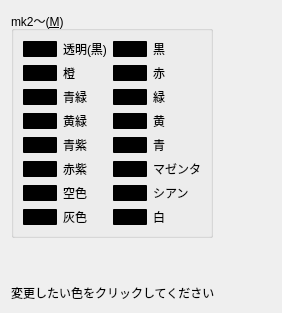
     <widget class="QWidget" name="tabColor2">
      <attribute name="title">
       <string>色(&amp;2)</string>
      </attribute>
      <layout class="QGridLayout" name="gridLayout_11">
       <item row="2" column="0" colspan="4">
        <widget class="QLabel" name="label_80">
         <property name="text">
          <string>変更したい色をクリックしてください</string>
         </property>
        </widget>
       </item>
       <item row="0" column="3">
        <spacer name="horizontalSpacer_6">
         <property name="orientation">
          <enum>Qt::Horizontal</enum>
         </property>
         <property name="sizeHint" stdset="0">
          <size>
           <width>40</width>
           <height>20</height>
          </size>
         </property>
        </spacer>
       </item>
       <item row="0" column="0">
        <widget class="QGroupBox" name="groupBox_2">
         <property name="title">
          <string>mk2〜(&amp;M)</string>
         </property>
         <layout class="QGridLayout" name="gridLayout_14">
          <item row="0" column="0">
           <widget class="ColorButton" name="pushButtonColor65">
            <property name="sizePolicy">
             <sizepolicy hsizetype="Fixed" vsizetype="Fixed">
              <horstretch>0</horstretch>
              <verstretch>0</verstretch>
             </sizepolicy>
            </property>
            <property name="styleSheet">
             <string notr="true">background-color: rgb(0,0,0);
border-style:solid;
border-color: rgb(0, 0, 0);
border-width: 1px;
border-radius: 1;</string>
            </property>
            <property name="text">
             <string/>
            </property>
            <property name="flat">
             <bool>true</bool>
            </property>
           </widget>
          </item>
          <item row="2" column="0">
           <widget class="ColorButton" name="pushButtonColor66">
            <property name="sizePolicy">
             <sizepolicy hsizetype="Fixed" vsizetype="Fixed">
              <horstretch>0</horstretch>
              <verstretch>0</verstretch>
             </sizepolicy>
            </property>
            <property name="styleSheet">
             <string notr="true">background-color: rgb(0,0,0);
border-style:solid;
border-color: rgb(0, 0, 0);
border-width: 1px;
border-radius: 1;</string>
            </property>
            <property name="text">
             <string/>
            </property>
            <property name="flat">
             <bool>true</bool>
            </property>
           </widget>
          </item>
          <item row="3" column="0">
           <widget class="ColorButton" name="pushButtonColor67">
            <property name="sizePolicy">
             <sizepolicy hsizetype="Fixed" vsizetype="Fixed">
              <horstretch>0</horstretch>
              <verstretch>0</verstretch>
             </sizepolicy>
            </property>
            <property name="styleSheet">
             <string notr="true">background-color: rgb(0,0,0);
border-style:solid;
border-color: rgb(0, 0, 0);
border-width: 1px;
border-radius: 1;</string>
            </property>
            <property name="text">
             <string/>
            </property>
            <property name="flat">
             <bool>true</bool>
            </property>
           </widget>
          </item>
          <item row="4" column="0">
           <widget class="ColorButton" name="pushButtonColor68">
            <property name="sizePolicy">
             <sizepolicy hsizetype="Fixed" vsizetype="Fixed">
              <horstretch>0</horstretch>
              <verstretch>0</verstretch>
             </sizepolicy>
            </property>
            <property name="styleSheet">
             <string notr="true">background-color: rgb(0,0,0);
border-style:solid;
border-color: rgb(0, 0, 0);
border-width: 1px;
border-radius: 1;</string>
            </property>
            <property name="text">
             <string/>
            </property>
            <property name="flat">
             <bool>true</bool>
            </property>
           </widget>
          </item>
          <item row="5" column="0">
           <widget class="ColorButton" name="pushButtonColor69">
            <property name="sizePolicy">
             <sizepolicy hsizetype="Fixed" vsizetype="Fixed">
              <horstretch>0</horstretch>
              <verstretch>0</verstretch>
             </sizepolicy>
            </property>
            <property name="styleSheet">
             <string notr="true">background-color: rgb(0,0,0);
border-style:solid;
border-color: rgb(0, 0, 0);
border-width: 1px;
border-radius: 1;</string>
            </property>
            <property name="text">
             <string/>
            </property>
            <property name="flat">
             <bool>true</bool>
            </property>
           </widget>
          </item>
          <item row="6" column="0">
           <widget class="ColorButton" name="pushButtonColor70">
            <property name="sizePolicy">
             <sizepolicy hsizetype="Fixed" vsizetype="Fixed">
              <horstretch>0</horstretch>
              <verstretch>0</verstretch>
             </sizepolicy>
            </property>
            <property name="styleSheet">
             <string notr="true">background-color: rgb(0,0,0);
border-style:solid;
border-color: rgb(0, 0, 0);
border-width: 1px;
border-radius: 1;</string>
            </property>
            <property name="text">
             <string/>
            </property>
            <property name="flat">
             <bool>true</bool>
            </property>
           </widget>
          </item>
          <item row="7" column="0">
           <widget class="ColorButton" name="pushButtonColor71">
            <property name="sizePolicy">
             <sizepolicy hsizetype="Fixed" vsizetype="Fixed">
              <horstretch>0</horstretch>
              <verstretch>0</verstretch>
             </sizepolicy>
            </property>
            <property name="styleSheet">
             <string notr="true">background-color: rgb(0,0,0);
border-style:solid;
border-color: rgb(0, 0, 0);
border-width: 1px;
border-radius: 1;</string>
            </property>
            <property name="text">
             <string/>
            </property>
            <property name="flat">
             <bool>true</bool>
            </property>
           </widget>
          </item>
          <item row="9" column="0">
           <widget class="ColorButton" name="pushButtonColor72">
            <property name="sizePolicy">
             <sizepolicy hsizetype="Fixed" vsizetype="Fixed">
              <horstretch>0</horstretch>
              <verstretch>0</verstretch>
             </sizepolicy>
            </property>
            <property name="styleSheet">
             <string notr="true">background-color: rgb(0,0,0);
border-style:solid;
border-color: rgb(0, 0, 0);
border-width: 1px;
border-radius: 1;</string>
            </property>
            <property name="text">
             <string/>
            </property>
            <property name="flat">
             <bool>true</bool>
            </property>
           </widget>
          </item>
          <item row="0" column="1">
           <widget class="QLabel" name="label_81">
            <property name="text">
             <string>透明(黒)</string>
            </property>
           </widget>
          </item>
          <item row="2" column="1">
           <widget class="QLabel" name="label_82">
            <property name="text">
             <string>橙</string>
            </property>
           </widget>
          </item>
          <item row="3" column="1">
           <widget class="QLabel" name="label_83">
            <property name="text">
             <string>青緑</string>
            </property>
           </widget>
          </item>
          <item row="4" column="1">
           <widget class="QLabel" name="label_84">
            <property name="text">
             <string>黄緑</string>
            </property>
           </widget>
          </item>
          <item row="9" column="1">
           <widget class="QLabel" name="label_87">
            <property name="text">
             <string>灰色</string>
            </property>
           </widget>
          </item>
          <item row="7" column="1">
           <widget class="QLabel" name="label_86">
            <property name="text">
             <string>空色</string>
            </property>
           </widget>
          </item>
          <item row="6" column="1">
           <widget class="QLabel" name="label_85">
            <property name="text">
             <string>赤紫</string>
            </property>
           </widget>
          </item>
          <item row="5" column="1">
           <widget class="QLabel" name="label_88">
            <property name="text">
             <string>青紫</string>
            </property>
           </widget>
          </item>
          <item row="0" column="2">
           <widget class="ColorButton" name="pushButtonColor73">
            <property name="sizePolicy">
             <sizepolicy hsizetype="Fixed" vsizetype="Fixed">
              <horstretch>0</horstretch>
              <verstretch>0</verstretch>
             </sizepolicy>
            </property>
            <property name="styleSheet">
             <string notr="true">background-color: rgb(0,0,0);
border-style:solid;
border-color: rgb(0, 0, 0);
border-width: 1px;
border-radius: 1;</string>
            </property>
            <property name="text">
             <string/>
            </property>
            <property name="flat">
             <bool>true</bool>
            </property>
           </widget>
          </item>
          <item row="2" column="2">
           <widget class="ColorButton" name="pushButtonColor74">
            <property name="sizePolicy">
             <sizepolicy hsizetype="Fixed" vsizetype="Fixed">
              <horstretch>0</horstretch>
              <verstretch>0</verstretch>
             </sizepolicy>
            </property>
            <property name="styleSheet">
             <string notr="true">background-color: rgb(0,0,0);
border-style:solid;
border-color: rgb(0, 0, 0);
border-width: 1px;
border-radius: 1;</string>
            </property>
            <property name="text">
             <string/>
            </property>
            <property name="flat">
             <bool>true</bool>
            </property>
           </widget>
          </item>
          <item row="3" column="2">
           <widget class="ColorButton" name="pushButtonColor75">
            <property name="sizePolicy">
             <sizepolicy hsizetype="Fixed" vsizetype="Fixed">
              <horstretch>0</horstretch>
              <verstretch>0</verstretch>
             </sizepolicy>
            </property>
            <property name="styleSheet">
             <string notr="true">background-color: rgb(0,0,0);
border-style:solid;
border-color: rgb(0, 0, 0);
border-width: 1px;
border-radius: 1;</string>
            </property>
            <property name="text">
             <string/>
            </property>
            <property name="flat">
             <bool>true</bool>
            </property>
           </widget>
          </item>
          <item row="4" column="2">
           <widget class="ColorButton" name="pushButtonColor76">
            <property name="sizePolicy">
             <sizepolicy hsizetype="Fixed" vsizetype="Fixed">
              <horstretch>0</horstretch>
              <verstretch>0</verstretch>
             </sizepolicy>
            </property>
            <property name="styleSheet">
             <string notr="true">background-color: rgb(0,0,0);
border-style:solid;
border-color: rgb(0, 0, 0);
border-width: 1px;
border-radius: 1;</string>
            </property>
            <property name="text">
             <string/>
            </property>
            <property name="flat">
             <bool>true</bool>
            </property>
           </widget>
          </item>
          <item row="5" column="2">
           <widget class="ColorButton" name="pushButtonColor77">
            <property name="sizePolicy">
             <sizepolicy hsizetype="Fixed" vsizetype="Fixed">
              <horstretch>0</horstretch>
              <verstretch>0</verstretch>
             </sizepolicy>
            </property>
            <property name="styleSheet">
             <string notr="true">background-color: rgb(0,0,0);
border-style:solid;
border-color: rgb(0, 0, 0);
border-width: 1px;
border-radius: 1;</string>
            </property>
            <property name="text">
             <string/>
            </property>
            <property name="flat">
             <bool>true</bool>
            </property>
           </widget>
          </item>
          <item row="6" column="2">
           <widget class="ColorButton" name="pushButtonColor78">
            <property name="sizePolicy">
             <sizepolicy hsizetype="Fixed" vsizetype="Fixed">
              <horstretch>0</horstretch>
              <verstretch>0</verstretch>
             </sizepolicy>
            </property>
            <property name="styleSheet">
             <string notr="true">background-color: rgb(0,0,0);
border-style:solid;
border-color: rgb(0, 0, 0);
border-width: 1px;
border-radius: 1;</string>
            </property>
            <property name="text">
             <string/>
            </property>
            <property name="flat">
             <bool>true</bool>
            </property>
           </widget>
          </item>
          <item row="7" column="2">
           <widget class="ColorButton" name="pushButtonColor79">
            <property name="sizePolicy">
             <sizepolicy hsizetype="Fixed" vsizetype="Fixed">
              <horstretch>0</horstretch>
              <verstretch>0</verstretch>
             </sizepolicy>
            </property>
            <property name="styleSheet">
             <string notr="true">background-color: rgb(0,0,0);
border-style:solid;
border-color: rgb(0, 0, 0);
border-width: 1px;
border-radius: 1;</string>
            </property>
            <property name="text">
             <string/>
            </property>
            <property name="flat">
             <bool>true</bool>
            </property>
           </widget>
          </item>
          <item row="9" column="2">
           <widget class="ColorButton" name="pushButtonColor80">
            <property name="sizePolicy">
             <sizepolicy hsizetype="Fixed" vsizetype="Fixed">
              <horstretch>0</horstretch>
              <verstretch>0</verstretch>
             </sizepolicy>
            </property>
            <property name="styleSheet">
             <string notr="true">background-color: rgb(0,0,0);
border-style:solid;
border-color: rgb(0, 0, 0);
border-width: 1px;
border-radius: 1;</string>
            </property>
            <property name="text">
             <string/>
            </property>
            <property name="flat">
             <bool>true</bool>
            </property>
           </widget>
          </item>
          <item row="0" column="3">
           <widget class="QLabel" name="label_89">
            <property name="text">
             <string>黒</string>
            </property>
           </widget>
          </item>
          <item row="2" column="3">
           <widget class="QLabel" name="label_90">
            <property name="text">
             <string>赤</string>
            </property>
           </widget>
          </item>
          <item row="3" column="3">
           <widget class="QLabel" name="label_91">
            <property name="text">
             <string>緑</string>
            </property>
           </widget>
          </item>
          <item row="4" column="3">
           <widget class="QLabel" name="label_92">
            <property name="text">
             <string>黄</string>
            </property>
           </widget>
          </item>
          <item row="5" column="3">
           <widget class="QLabel" name="label_93">
            <property name="text">
             <string>青</string>
            </property>
           </widget>
          </item>
          <item row="6" column="3">
           <widget class="QLabel" name="label_94">
            <property name="text">
             <string>マゼンタ</string>
            </property>
           </widget>
          </item>
          <item row="9" column="3">
           <widget class="QLabel" name="label_96">
            <property name="text">
             <string>白</string>
            </property>
           </widget>
          </item>
          <item row="7" column="3">
           <widget class="QLabel" name="label_95">
            <property name="text">
             <string>シアン</string>
            </property>
           </widget>
          </item>
         </layout>
        </widget>
       </item>
       <item row="1" column="0">
        <spacer name="verticalSpacer_8">
         <property name="orientation">
          <enum>Qt::Vertical</enum>
         </property>
         <property name="sizeHint" stdset="0">
          <size>
           <width>20</width>
           <height>40</height>
          </size>
         </property>
        </spacer>
       </item>
      </layout>
     </widget>
